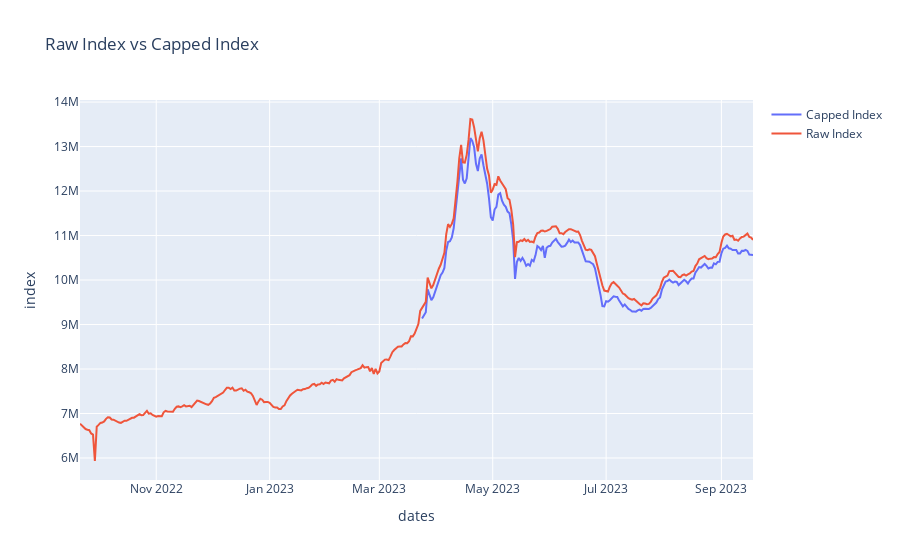

Notebook code cell kept with this figure:
### Markdown cell above
## Construct capped index

### Code cell
ind, ind_data = most_traded_index(
    df=agg_df_hist,
    n=5000,
    quantity_measure='min_quantity',
    raw_index=raw_index,
    compare=False,
    min_quantity=100,
    plot=False
)
ind_data = get_index_share(ind_data)
mapping = pd.read_csv('data/csgo_mapping.csv', index_col=0)
# Limit data to after mapping learning date
ind_data = ind_data[ind_data['dates.date'] > '2023-03-23']
ind_data = ind_data.merge(mapping, on='market_hash_name', how='inner')
map_df = get_caps(ind_data, upper_multiplier=1, lower_multiplier=1)
capped_ind, _,_,_ = cap_index(map_df)
plot_inds(ind, capped_ind, 'Raw Index', 'Capped Index')

### Figure 1 — Plotly figure (JSON) as saved in the notebook; plotly's stock layout.template omitted (floating-point values rounded to 4 significant figures; data arrays with more than 128 entries replaced by an {"elided": "..."} marker saying what was removed)
{"data": [{"mode": "lines", "name": "Capped Index", "type": "scatter", "x": {"elided": "179 str values"}, "y": {"elided": "179 float values"}}, {"mode": "lines", "name": "Raw Index", "type": "scatter", "x": {"elided": "363 str values"}, "y": {"elided": "363 float values"}}], "layout": {"title": {"text": "Raw Index vs Capped Index"}, "xaxis": {"title": {"text": "dates"}}, "yaxis": {"title": {"text": "index"}}}}
